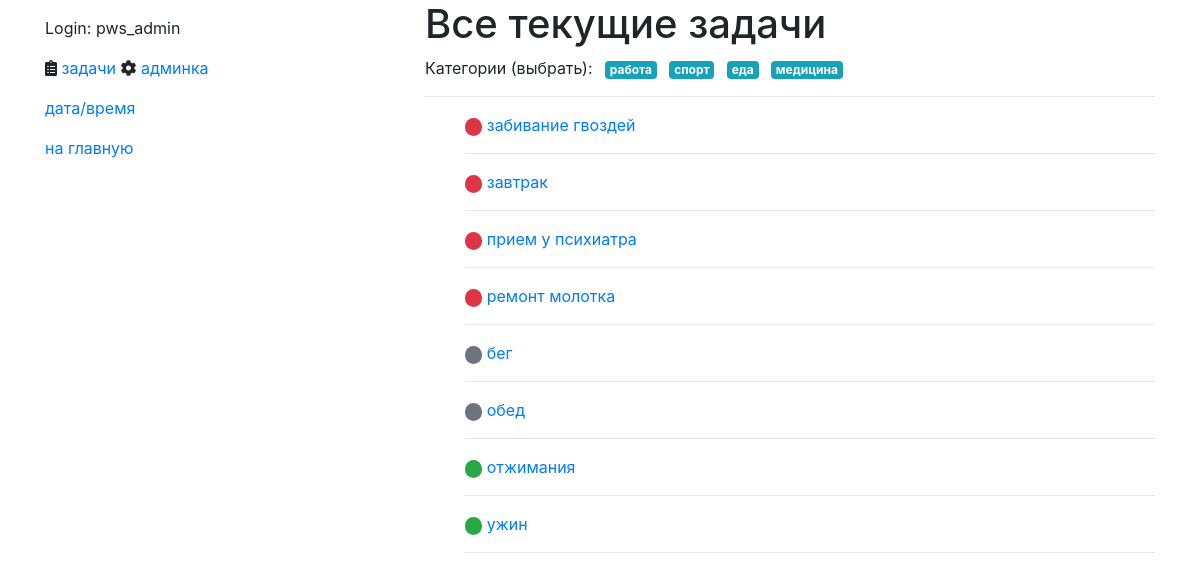
Screenshot of /list/ (signed in) with the database file from the repository.
### tasks/models.py (models this page shows, shortened)
class Category(models.Model):
    slug = models.CharField(max_length=128)
    name = models.CharField(max_length=256)
    todos_count = models.PositiveIntegerField(default=0)
    class Meta:
        verbose_name = 'Категория'
        verbose_name_plural = 'Категории'

class TodoItem(models.Model):
    PRIORITY_HIGH = 1
    PRIORITY_MEDIUM = 2
    PRIORITY_LOW = 3
    PRIORITY_CHOICES = [
        (PRIORITY_HIGH, "Высокий приоритет"),
        (PRIORITY_MEDIUM, "Средний приоритет"),
        (PRIORITY_LOW, "Низкий приоритет"),
    ]
    description = models.TextField("описание")
    is_completed = models.BooleanField("выполнено", default=False)
    created = models.DateTimeField(auto_now_add=True)
    updated = models.DateTimeField(auto_now=True)
    owner = models.ForeignKey(
        User, on_delete=models.CASCADE, related_name="tasks"
    )
    priority = models.IntegerField(
        "Приоритет", choices=PRIORITY_CHOICES, default=PRIORITY_MEDIUM
    )
    category = models.ManyToManyField(Category, blank=True)
    class Meta:
        verbose_name = 'Задача'
        verbose_name_plural = 'Задачи'
    def __str__(self):
        return self.description.lower()

### tasks/views.py (the view)
# urls.py: path("list/", views.tasks_by_cat, name="list"),
def tasks_by_cat(request, cat_slug=None):
    u = request.user
    tasks = TodoItem.objects.filter(owner=u).all().order_by('priority', 'description')
    cat = None
    categories = []
    if cat_slug:
        cat = get_object_or_404(Category, slug=cat_slug)
        tasks = tasks.filter(category__in=[cat]).order_by('priority', 'description')
        categories.append(cat)
    else:
        for t in tasks:
            for categ in t.category.all():
                if categ not in categories:
                    categories.append(categ)
    return render(
        request,
        "tasks/list_by_cat.html",
        {"category": cat, "tasks": tasks, "categories": categories},
    )

### tasks/templates/tasks/list_by_cat.html (shortened to what this page needs)
{% extends "base.html" %}
{% load static %}
{% block main_content %}
  {% if category %}
  <h1>Задачи категории "{{ category.name }}"</h1>
  <ul class="list-inline">
    <li class="list-inline-item">
    <a href="{% url 'tasks:list' %}">
      <span class="badge badge-info">все категории</span>
    </a>
    </li>
  </ul>
  {% else %}
  <h1>Все текущие задачи</h1>
  {% endif %}
    {% for t in categories %}
      {% if forloop.first %}
      <ul class="list-inline">
        {% if not category %}
        <li class="list-inline-item">Категории (выбрать):</li>
        {% else %}
        <li class="list-inline-item">Категория:</li>
        {% endif %}
      {% endif %}
      <li class="list-inline-item">
        <a href="{% url 'tasks:list_by_cat' t.slug %}">
        {% if t.pk == tag.pk %}
          <span class="badge badge-success">{{ t.name }}</span>
        {% else %}
          <span class="badge badge-info">{{ t.name }}</span>
        {% endif %}
        </a>
      </li>
    {% if forloop.last %}
    </ul>
    {% endif %}
    {% endfor %}
  <hr/>
  <ul id="todo-list">
  {% for task in tasks %}
      {% if task.priority == task.PRIORITY_HIGH %}
      <span class="badge badge-pill badge-danger">&nbsp;</span>
      {% elif task.priority == task.PRIORITY_MEDIUM %}
      <span class="badge badge-pill badge-secondary">&nbsp;</span>
      {% elif task.priority == task.PRIORITY_LOW %}
      <span class="badge badge-pill badge-success">&nbsp;</span>
      {% endif %}
      <a href="{% url 'tasks:details' task.id %}">{{ task }}</a>
      <hr/>
  {% endfor %}
  </ul>
{% endblock %}

### templates/base.html (shortened to what this page needs)
<html>
  <head>
    <link rel="stylesheet" href="https://maxcdn.bootstrapcdn.com/bootstrap/4.0.0/css/bootstrap.min.css">
  <link rel="stylesheet" href="https://use.fontawesome.com/releases/v5.7.0/css/all.css">
  </head>
  <body>
    <div class="container">
      <div class="row">
        <div class="side_bar col">
          {% block side_bar %}
            {% if user.is_authenticated %}
              <p>Login: {{ user.username }}</p>
              <i class="fas fa-clipboard-list"></i>&nbsp;<a href="{% url "tasks:list" %}">задачи</a>
            {% endif %}
	    <i class="fas fa-cog"></i>&nbsp;<a href='{% url 'admin:index' %}'>админка</a>
          {% endblock %}
          <a href='{% url 'tasks:date' %}'>дата/время</a>
          <a href='{% url 'tasks:index' %}'>на главную</a>
        </div>
        <div class="main_content col-8">
          {% block main_content %}
          {% endblock %}
        </div>
      </div>
    </div>
  </body>
</html>

### rows the page displays
Category: shows "Категории (выбрать):", name "работа"
Category: name "спорт"
Category: name "еда"
Category: name "медицина"
TodoItem: description "забивание гвоздей"
TodoItem: description "завтрак"
TodoItem: description "прием у психиатра"
TodoItem: description "ремонт молотка"
TodoItem: description "бег"
TodoItem: description "обед"
TodoItem: description "отжимания"
TodoItem: description "ужин"

### other values shown
{{ user.username }} "pws_admin"
